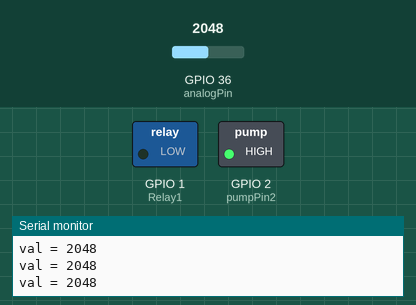
Recording of a sketch running on a simulated ESP32. Shown: switched loads named in the sketch (green lamp = pin HIGH), the last lines printed to the serial monitor. Inputs (shaded band) come from the test bench; at power-on: GPIO 36 (analogPin) = 2048. WiFi joins after 1.5 s; servers stay silent unless stated; no MQTT or app messages arrive unless stated.

Above: at 4.2 s.
4.3 s: GPIO 36 (analogPin) set to 555
5.8 s: GPIO 36 (analogPin) set to 478
At 7.0 s:
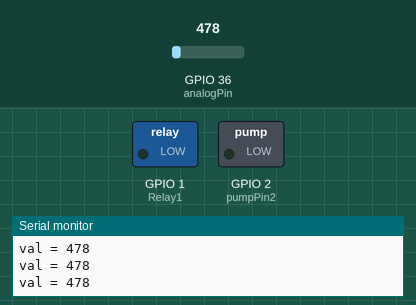
7.3 s: GPIO 36 (analogPin) set to 540
At 8.3 s:
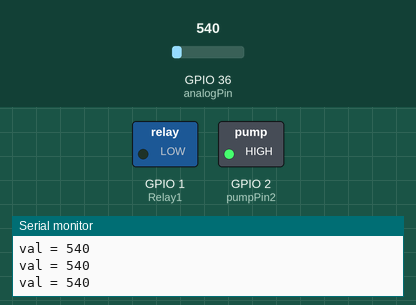
Timing chart, 0 to 9.8 s (numbered marks = the images above; inputs shaded):
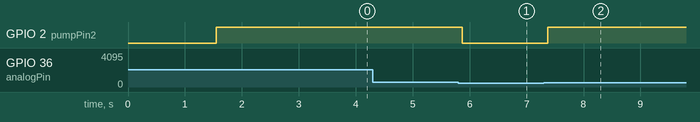

The sketch:

firmware.ino
```cpp
#include <WiFi.h>
#include <WiFiClient.h>
#include <WiFiServer.h>
#include <PubSubClient.h>

//Wi-Fi settings
const char* ssid = "cutesuaywifi28";
const char* password = "suaymak28";

const char* topic = "server";
#define mqtt_server "driver.cloudmqtt.com"
#define mqtt_port 18763
#define mqtt_user "ktzuvtgv"
#define mqtt_password  "nRcALzAXMNjj"

WiFiClient espClient;
PubSubClient client(espClient);

int Relay1 = 1;       //led
char *led_status = "OFF";
int pumpPin2 = 2;    //ปั้ม
int analogPin = A0; //ประกาศตัวแปร ให้ analogPin แทนขา analog ขาที่5
int val = 0;

void setup() {
          /*------------NETWORK-------------*/
pinMode(pumpPin2, OUTPUT); // sets the pin as output
Serial.begin(9600);
pinMode(Relay1, OUTPUT);
Serial.begin(115200);

Serial.println();
Serial.print("Connecting to");
Serial.println(ssid);
WiFi.begin(ssid,password);
while (WiFi.status() != WL_CONNECTED)
{
  delay(500);
  Serial.print(".");
}
    Serial.println("");
    Serial.println("Wifi connected ");
    Serial.println("IP Address:");
    Serial.println(WiFi.localIP());

    /*------------MQTT-------------*/
client.setServer(mqtt_server,mqtt_port);
client.setCallback(callback);

}

void loop() {
if(!client.connected())
{
  Serial.print("MQTT Connecting...");
  if(client.connect("ESP32Client",mqtt_user,mqtt_password))
  {
    client.subscribe(topic);
    Serial.println("Connected");
  }
  else
  {
    Serial.print("failed,rc =");
    Serial.print(client.state());
    Serial.println("Try agian in 5 seconds");
    delay(5000);
    return;
  }
}
          /*---------------------------------*/
val = analogRead(analogPin); //อ่านค่าสัญญาณ analog ขา5 ที่ต่อกับ Soil Moisture Sensor Module v1
Serial.print("val = "); // พิมพ์ข้อมความส่งเข้าคอมพิวเตอร์ "val = "
Serial.println(val); // พิมพ์ค่าของตัวแปร val
if (val > 500) {
digitalWrite(pumpPin2, HIGH); // สั่งให้ ปั้มน้ำเปิด
}
else {
digitalWrite(pumpPin2, LOW); // สั่งให้ ปั้มน้ำเปิด


}
delay(100);
client.loop();
}

void callback(char* topic,byte* payload,unsigned int length)
{
  Serial.print("Message from");
  Serial.println(topic);
  String msg = "";
  int i = 0;
  while(1 < length)
  {
    msg += (char)payload[i++];
  }
  Serial.print("receive");
  Serial.println(msg);

  if (msg == "on")
  {
    digitalWrite(Relay1,1);
    led_status = "NodeMCU : LED ON";
    client.publish("/NodeMCU",led_status);
  }else if (msg == "off")
    {
      digitalWrite(Relay1,0);
      led_status = "NodeMCU : OFF";
      client.publish("/NodeMCU",led_status);
    }else if (msg == "status")
    {
      client.publish("/NodeMCU",led_status);
    }

    if(led_status != "" )
    {
      Serial.print("Answer");
      Serial.println(led_status);
    }
}
```

Measured:
- the behaviour switches between 501 and 500 on GPIO 36 (analogPin) (found by bisection; images 0 and 1)
- after the input at 5.8 s, GPIO 2 (pumpPin2): HIGH → LOW after 0.07 s
- after the input at 7.3 s, GPIO 2 (pumpPin2): LOW → HIGH after 0.07 s
